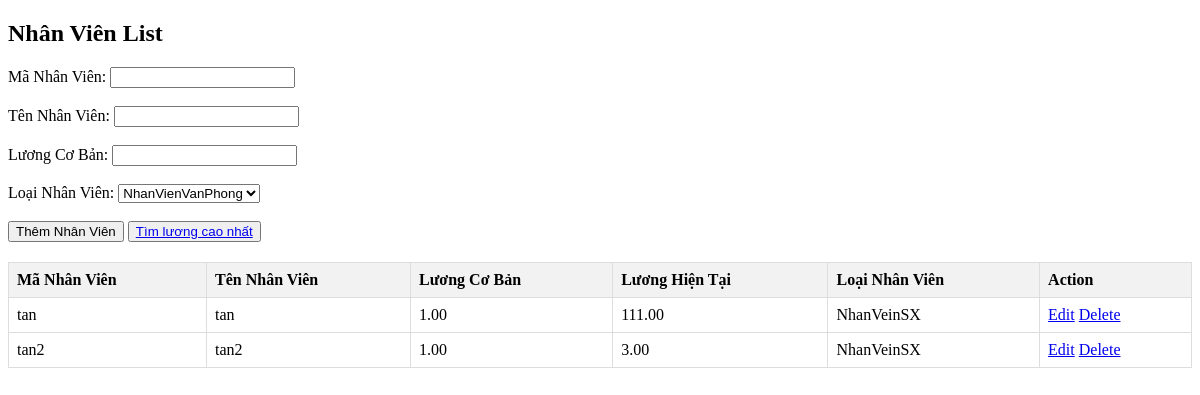
/dsNhanVien/, run on an earlier commit of the app's database.
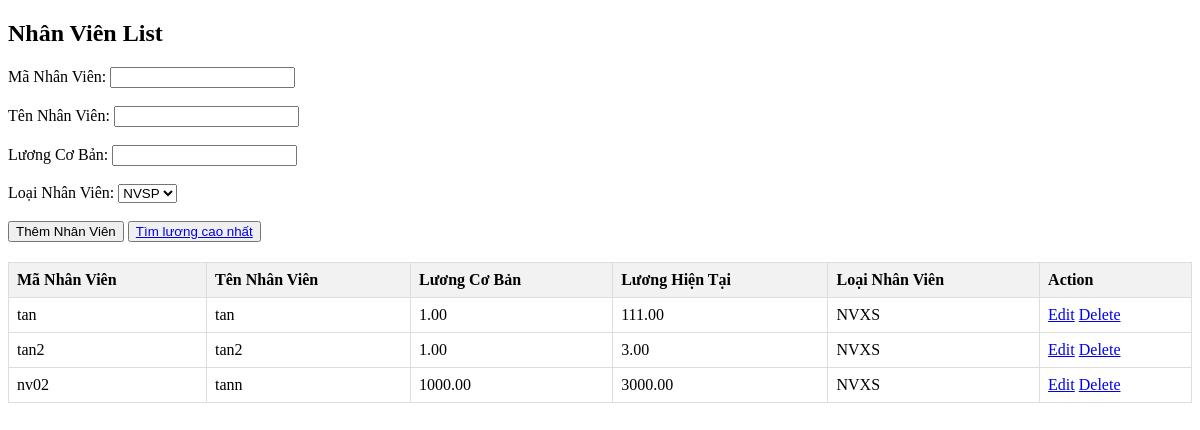
And on a later commit of the database.
### qlnv/models.py (models this page shows, shortened)
class NhanVien (models.Model):
    loaiNhanVien = models.ForeignKey(LoaiNhanVien,related_name='nhanvien', on_delete=models.CASCADE , null=True)
    maNV =  models.TextField(blank=True)
    tenNV =  models.TextField(blank=True)
    luongCB = models.DecimalField(max_digits=100, decimal_places=2)
    luongHT =models.DecimalField(max_digits=100, decimal_places=2 ,default=0.0,blank=True,null=True)
    class Meta:
        verbose_name_plural = ("NhanVien")

class LoaiNhanVien(models.Model):
    name = models.CharField(max_length=250,db_index=True)
    class Meta:
        verbose_name_plural ='LoaiNhanVien'

### qlnv/views.py (the view)
# urls.py: path('dsNhanVien/', views.nhanvien_list, name='nhanvien_list'),
def nhanvien_list(request):
    dsNhanVien = NhanVien.objects.all()
    dsLoaiNV = LoaiNhanVien.objects.all()
    return render(request, 'nhanvien_list.html', {'dsNhanVien': dsNhanVien,'dsLoaiNV': dsLoaiNV})

### qlnv/templates/nhanvien_list.html (shortened to what this page needs)
<!DOCTYPE html>
<html lang="en">
<head>
</head>
<body>
    <h2>Nhân Viên List</h2>
    <div class="input-form">
        <form method="POST"   action="{% url 'create' %}">
            <label for="maNV">Mã Nhân Viên:</label>
            <input type="text" name="maNV" id="maNV" required>
            <br>    <br>
            <label for="tenNV">Tên Nhân Viên:</label>
            <input type="text" name="tenNV" id="tenNV" required>
            <br>    <br>
            <label for="luongCD">Lương Cơ Bản:</label>
            <input type="text" name="luongCB" id="luongCB" required>
            <inpu type="hidden" name="luongHT" id="luongHT" >
            <br>    <br>
            <label for="loaiNhanVien">Loại Nhân Viên:</label>
            <select name="loaiNhanVien" id="loaiNhanVien" required>
                {% for lnv in dsLoaiNV %}
                    <option value="{{lnv.id}}">{{lnv.name }}</option>
                {% endfor %}
            </select>
            <br>    <br>
            <button type="submit">Thêm Nhân Viên</button>
            <button type="submit" > <a href="{% url 'timkiemNV' %}">Tìm lương cao nhất</a></button>
        </form>
    </div>
    <table>
        <thead>
            <tr>
                <th>Mã Nhân Viên</th>
                <th>Tên Nhân Viên</th>
                <th>Lương Cơ Bản</th>
                <th>Lương Hiện Tại</th>
                <th>Loại Nhân Viên</th>
                <th>Action</th>
            </tr>
        </thead>
        <tbody>
            {% for nhanvien in dsNhanVien %}
                <tr>
                    <td>{{ nhanvien.maNV }}</td>
                    <td>{{ nhanvien.tenNV }}</td>
                    <td>{{ nhanvien.luongCB }}</td>
                    <td>{{ nhanvien.luongHT }}</td>
                    <td>{{ nhanvien.loaiNhanVien.name }}</td>
                    <td>
                       <a href="{% url 'edit' pk=nhanvien.pk %}">Edit</a>
                        <a href="{% url 'delete' pk=nhanvien.pk %}">Delete</a>
                    </td>
                </tr>
            {% endfor %}
        </tbody>
    </table>
</body>
</html>

What changed in the data, as far as the page shows it:
changed through a linked row, NhanVien "tan": loaiNhanVien.name "NhanVeinSX" → "NVXS"
changed through a linked row, NhanVien "tan2": loaiNhanVien.name "NhanVeinSX" → "NVXS"
added NhanVien: maNV "nv02", tenNV "tann", luongCB "1000.00", luongHT "3000.00", loaiNhanVien.name "NVXS"
Also different on the page:
form field loaiNhanVien: "NhanVienVanPhong" → "NVSP"
